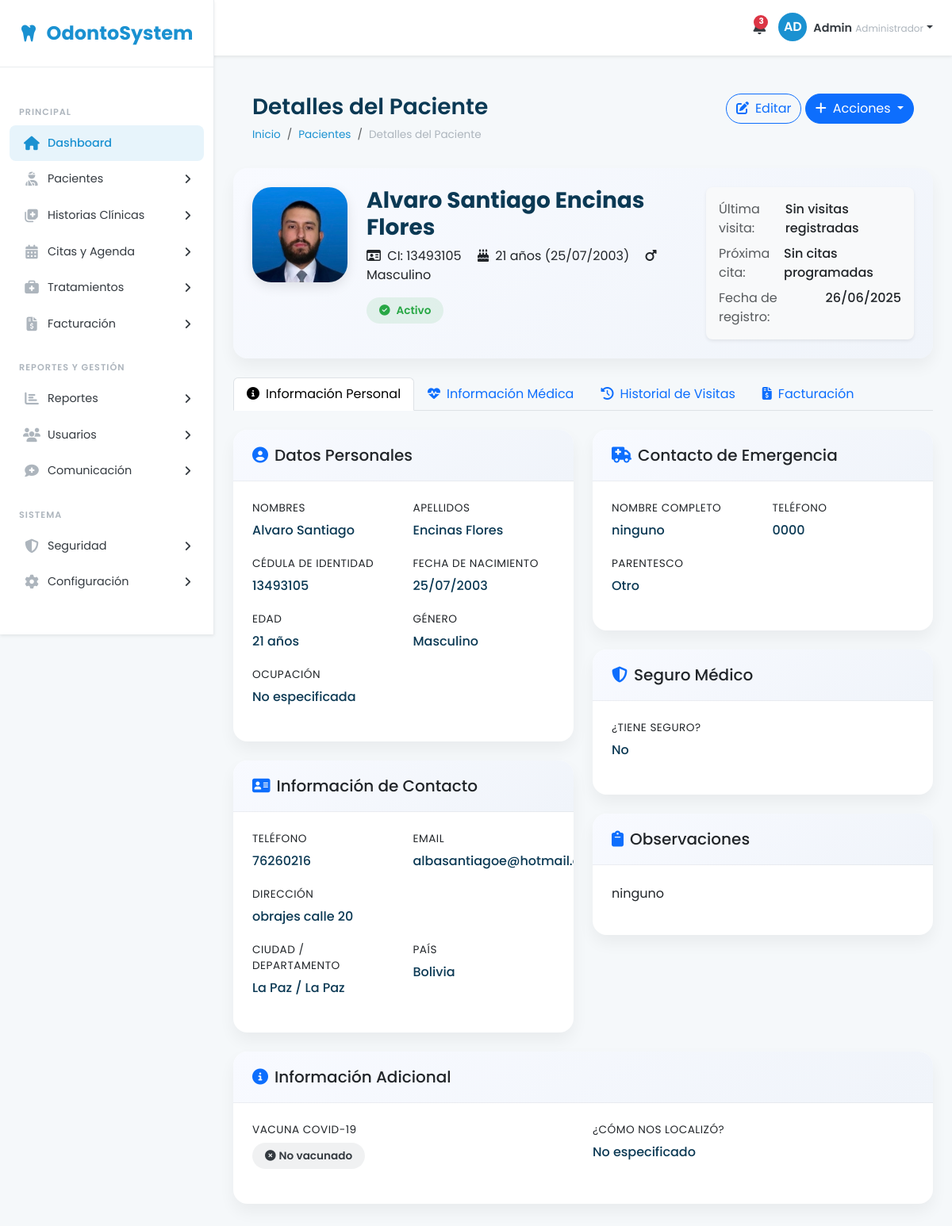
The page /pacientes/detalle/2/ (signed in) on the database as committed earlier.
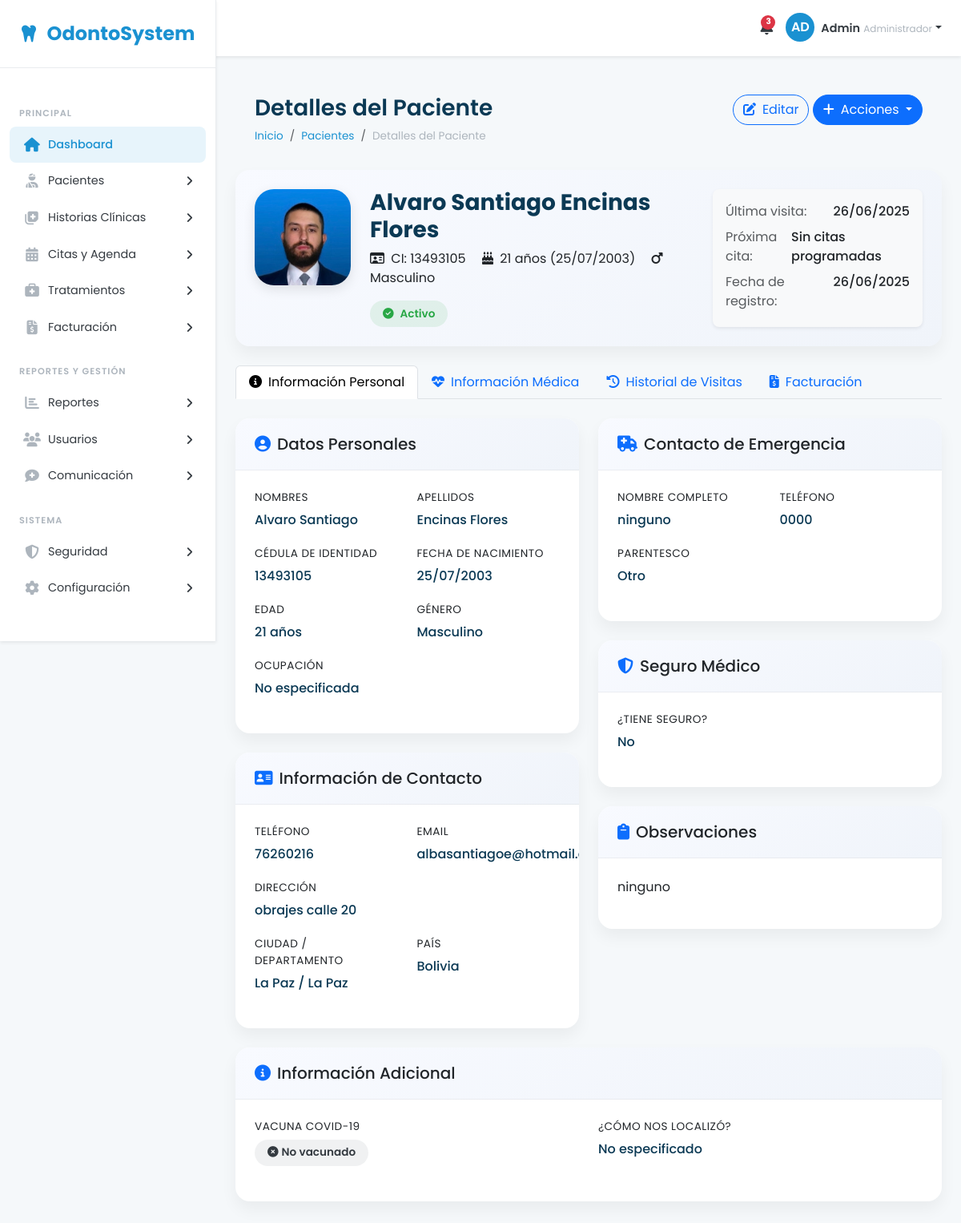
The same page on the database as committed later.
### apps/pacientes/models.py (models this page shows, shortened)
class Paciente(models.Model):
    GENERO_CHOICES = [
        ('masculino', 'Masculino'),
        ('femenino', 'Femenino'),
        ('otro', 'Otro'),
    ]
    ESTADO_CHOICES = [
        ('activo', 'Activo'),
        ('inactivo', 'Inactivo'),
        ('tratamiento', 'En Tratamiento'),
        ('moroso', 'Moroso'),
    ]
    PARENTESCO_CHOICES = [
        ('padre', 'Padre'),
        ('madre', 'Madre'),
        ('hermano', 'Hermano/a'),
        ('hijo', 'Hijo/a'),
        ('pareja', 'Cónyuge/Pareja'),
        ('amigo', 'Amigo/a'),
        ('otro', 'Otro'),
    ]
    GRUPO_SANGUINEO_CHOICES = [
        ('A+', 'A+'),
        ('A-', 'A-'),
        ('B+', 'B+'),
        ('B-', 'B-'),
        ('AB+', 'AB+'),
        ('AB-', 'AB-'),
        ('O+', 'O+'),
        ('O-', 'O-'),
        ('desconocido', 'Desconocido'),
    ]
    COMO_LOCALIZO_CHOICES = [
        ('referencia', 'Me envió alguien'),
        ('redes_sociales', 'Redes Sociales'),
        ('publicidad', 'Publicidad/Anuncios'),
        ('internet', 'Búsqueda en Internet'),
        ('pasaba_por_aqui', 'Pasaba por aquí'),
        ('recomendacion', 'Recomendación profesional'),
        ('otro', 'Otro'),
    ]
    nombres = models.CharField(max_length=100)
    apellidos = models.CharField(max_length=100)
    ci = models.CharField(max_length=20, unique=True, verbose_name="Cédula de Identidad")
    fecha_nacimiento = models.DateField()
    genero = models.CharField(max_length=20, choices=GENERO_CHOICES)
    foto = models.ImageField(upload_to=patient_photo_path, blank=True, null=True)
    telefono = models.CharField(max_length=20)
    email = models.EmailField(blank=True, null=True)
    direccion = models.TextField()
    ciudad = models.CharField(max_length=100)
    departamento = models.CharField(max_length=100)
    pais = models.CharField(max_length=100, default='Bolivia')
    emergencia_nombre = models.CharField(max_length=200)
    emergencia_telefono = models.CharField(max_length=20)
    emergencia_parentesco = models.CharField(max_length=20, choices=PARENTESCO_CHOICES)
    grupo_sanguineo = models.CharField(max_length=20, choices=GRUPO_SANGUINEO_CHOICES, blank=True, null=True)
    medicamentos = models.TextField(blank=True, null=True)
    alergias = models.TextField(blank=True, null=True)
    enfermedades_cronicas = models.TextField(blank=True, null=True)
    tiene_seguro = models.BooleanField(default=False)
    seguro_compania = models.CharField(max_length=100, blank=True, null=True)
    seguro_poliza = models.CharField(max_length=100, blank=True, null=True)
    seguro_cobertura = models.TextField(blank=True, null=True)
    observaciones = models.TextField(blank=True, null=True)
    ocupacion = models.CharField(max_length=100, blank=True, null=True, verbose_name="Ocupación")
    vacuna_covid = models.BooleanField(default=False, verbose_name="Vacuna contra COVID-19")
    como_localizo = models.CharField(
        max_length=50,
        choices=COMO_LOCALIZO_CHOICES,
        blank=True,
        null=True,
        verbose_name="¿Cómo nos localizó?"
    )
    como_localizo_detalle = models.CharField(
        max_length=200,
        blank=True,
        null=True,
        verbose_name="Detalles adicionales"
    )
    estado = models.CharField(max_length=20, choices=ESTADO_CHOICES, default='activo')
    fecha_registro = models.DateField(default=timezone.now)
    ultima_visita = models.DateField(blank=True, null=True)
    consentimiento_datos = models.BooleanField(default=False)
    creado_en = models.DateTimeField(auto_now_add=True)
    actualizado_en = models.DateTimeField(auto_now=True)
    class Meta:
        verbose_name = "Paciente"
        verbose_name_plural = "Pacientes"
        ordering = ['-fecha_registro']
    def get_edad(self):
        today = timezone.now().date()
        return today.year - self.fecha_nacimiento.year - (
            (today.month, today.day) < (self.fecha_nacimiento.month, self.fecha_nacimiento.day)
        )
    def get_nombre_completo(self):
        return f"{self.nombres} {self.apellidos}"

### apps/pacientes/views.py (the view)
# urls.py: path('detalle/<int:paciente_id>/', views.detalle_paciente, name='detalle_paciente'),
@login_required
def detalle_paciente(request, paciente_id):
    paciente = get_object_or_404(Paciente, id=paciente_id)
    proxima_cita = None
    context = {
        'paciente': paciente,
        'proxima_cita': proxima_cita,
    }
    return render(request, 'detalle_paciente.html', context)

### apps/pacientes/templates/detalle_paciente.html (shortened to what the changed rows need)
{% extends 'base.html' %}
{% block content %}
<div class="page-header d-flex justify-content-between align-items-center mb-4">
    <div>
        <h1 class="mb-2">Detalles del Paciente</h1>
    </div>
</div>
<div class="patient-header">
    <div class="row">
        <div class="col-md-8">
            <div class="d-flex">
                {% if paciente.foto %}
                    <img src="{{ paciente.foto.url }}" alt="{{ paciente.get_nombre_completo }}" class="patient-avatar">
                {% else %}
                    <div class="patient-avatar d-flex align-items-center justify-content-center bg-primary text-white">
                        {{ paciente.get_iniciales }}
                    </div>
                {% endif %}
                <div>
                    <h2 class="patient-name">{{ paciente.get_nombre_completo }}</h2>
                    <div class="patient-details mb-3">
                        <span class="me-3"><i class="far fa-id-card me-1"></i> CI: {{ paciente.ci }}</span>
                        <span class="me-3"><i class="fas fa-birthday-cake me-1"></i> {{ paciente.get_edad }} años ({{ paciente.fecha_nacimiento|date:"d/m/Y" }})</span>
                        <span><i class="fas fa-{% if paciente.genero == 'masculino' %}mars{% elif paciente.genero == 'femenino' %}venus{% else %}genderless{% endif %} me-1"></i> {{ paciente.get_genero_display }}</span>
                    </div>
                    <div>
                        <span class="badge-status
                            {% if paciente.estado == 'activo' %}badge-active
                            {% elif paciente.estado == 'inactivo' %}badge-inactive
                            {% elif paciente.estado == 'tratamiento' %}badge-treatment
                            {% elif paciente.estado == 'moroso' %}badge-defaulter{% endif %}">
                            <i class="fas fa-{% if paciente.estado == 'activo' %}check-circle{% elif paciente.estado == 'inactivo' %}user-slash{% elif paciente.estado == 'tratamiento' %}procedures{% else %}exclamation-circle{% endif %}"></i>
                            {{ paciente.get_estado_display }}
                        </span>
                    </div>
                </div>
            </div>
        </div>
        <div class="col-md-4 mt-3 mt-md-0">
            <div class="card h-100 border-0 bg-light">
                <div class="card-body">
                    <div class="d-flex justify-content-between mb-2">
                        <span class="text-muted">Última visita:</span>
                        <span class="fw-medium">{{ paciente.ultima_visita|date:"d/m/Y"|default:"Sin visitas registradas" }}</span>
                    </div>
                    <div class="d-flex justify-content-between">
                        <span class="text-muted">Fecha de registro:</span>
                        <span class="fw-medium">{{ paciente.fecha_registro|date:"d/m/Y" }}</span>
                    </div>
                </div>
            </div>
        </div>
    </div>
</div>
<div class="tab-content" id="patientTabsContent">
    <div class="tab-pane fade show active" id="info" role="tabpanel" aria-labelledby="info-tab">
        <div class="row">
            <div class="col-lg-6">
                <div class="detail-section">
                    <div class="section-body">
                        <div class="row">
                            <div class="col-md-6">
                                <div class="info-group">
                                    <div class="info-label">Nombres</div>
                                    <div class="info-value">{{ paciente.nombres }}</div>
                                </div>
                            </div>
                            <div class="col-md-6">
                                <div class="info-group">
                                    <div class="info-label">Apellidos</div>
                                    <div class="info-value">{{ paciente.apellidos }}</div>
                                </div>
                            </div>
                            <div class="col-md-6">
                                <div class="info-group">
                                    <div class="info-label">Cédula de Identidad</div>
                                    <div class="info-value">{{ paciente.ci }}</div>
                                </div>
                            </div>
                            <div class="col-md-6">
                                <div class="info-group">
                                    <div class="info-label">Fecha de Nacimiento</div>
                                    <div class="info-value">{{ paciente.fecha_nacimiento|date:"d/m/Y" }}</div>
                                </div>
                            </div>
                            <div class="col-md-6">
                                <div class="info-group">
                                    <div class="info-label">Edad</div>
                                    <div class="info-value">{{ paciente.get_edad }} años</div>
                                </div>
                            </div>
                            <div class="col-md-6">
                                <div class="info-group">
                                    <div class="info-label">Género</div>
                                    <div class="info-value">{{ paciente.get_genero_display }}</div>
                                </div>
                            </div>
                            <div class="col-md-6">
                                <div class="info-group">
                                    <div class="info-label">Ocupación</div>
                                    <div class="info-value">{{ paciente.ocupacion|default:"No especificada" }}</div>
                                </div>
                            </div>
                        </div>
                    </div>
                </div>
                <div class="detail-section">
                    <div class="section-body">
                        <div class="row">
                            <div class="col-md-6">
                                <div class="info-group">
                                    <div class="info-label">Teléfono</div>
                                    <div class="info-value">{{ paciente.telefono }}</div>
                                </div>
                            </div>
                            <div class="col-md-6">
                                <div class="info-group">
                                    <div class="info-label">Email</div>
                                    <div class="info-value">{{ paciente.email|default:"No registrado" }}</div>
                                </div>
                            </div>
                            <div class="col-12">
                                <div class="info-group">
                                    <div class="info-label">Dirección</div>
                                    <div class="info-value">{{ paciente.direccion }}</div>
                                </div>
                            </div>
                            <div class="col-md-6">
                                <div class="info-group">
                                    <div class="info-label">Ciudad / Departamento</div>
                                    <div class="info-value">{{ paciente.ciudad }} / {{ paciente.departamento }}</div>
                                </div>
                            </div>
                            <div class="col-md-6">
                                <div class="info-group">
                                    <div class="info-label">País</div>
                                    <div class="info-value">{{ paciente.pais }}</div>
                                </div>
                            </div>
                        </div>
                    </div>
                </div>
            </div>
            <div class="col-lg-6">
                <div class="detail-section">
                    <div class="section-body">
                        <div class="row">
                            <div class="col-md-6">
                                <div class="info-group">
                                    <div class="info-label">Nombre Completo</div>
                                    <div class="info-value">{{ paciente.emergencia_nombre }}</div>
                                </div>
                            </div>
                            <div class="col-md-6">
                                <div class="info-group">
                                    <div class="info-label">Teléfono</div>
                                    <div class="info-value">{{ paciente.emergencia_telefono }}</div>
                                </div>
                            </div>
                            <div class="col-md-6">
                                <div class="info-group">
                                    <div class="info-label">Parentesco</div>
                                    <div class="info-value">{{ paciente.get_emergencia_parentesco_display }}</div>
                                </div>
                            </div>
                        </div>
                    </div>
                </div>
                <div class="detail-section">
                    <div class="section-body">
                        <div class="row">
                            <div class="col-md-6">
                                <div class="info-group">
                                    <div class="info-label">¿Tiene Seguro?</div>
                                    <div class="info-value">{{ paciente.tiene_seguro|yesno:"Sí,No" }}</div>
                                </div>
                            </div>
                        </div>
                    </div>
                </div>
                <div class="detail-section">
                    <div class="section-body">
                        <p>{{ paciente.observaciones|default:"No hay observaciones registradas para este paciente."|linebreaksbr }}</p>
                    </div>
                </div>
            </div>
        </div>
    </div>
    <div class="detail-section">
        <div class="section-body">
            <div class="row">
                <div class="col-md-6">
                    <div class="info-group">
                        <div class="info-label">¿Cómo nos localizó?</div>
                        <div class="info-value">
                            {{ paciente.get_como_localizo_display|default:"No especificado" }}
                        </div>
                    </div>
                </div>
            </div>
        </div>
    </div>
</div>
{% endblock %}

Rows that differ between the two databases and show on the page:
changed Paciente "Alvaro Santiago Encinas Flores": ultima_visita "Sin visitas registradas" → "26/06/2025"
